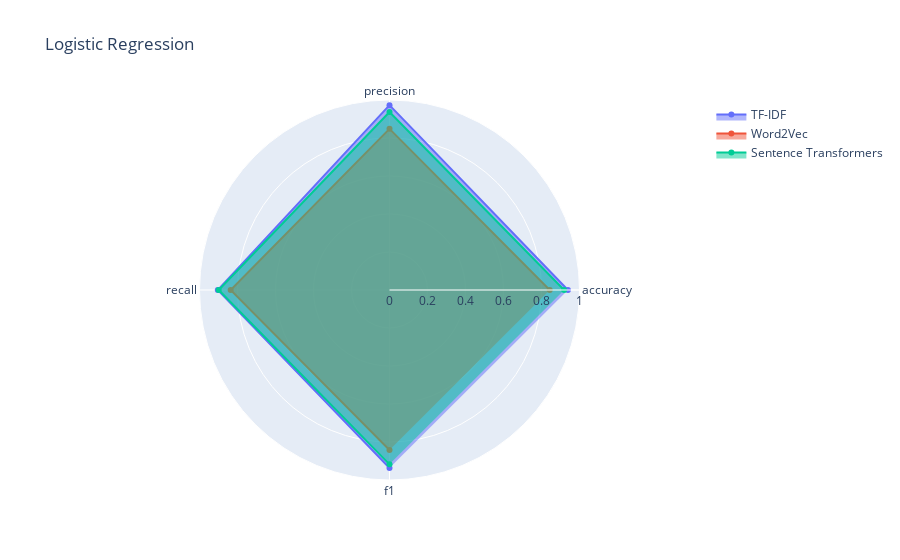
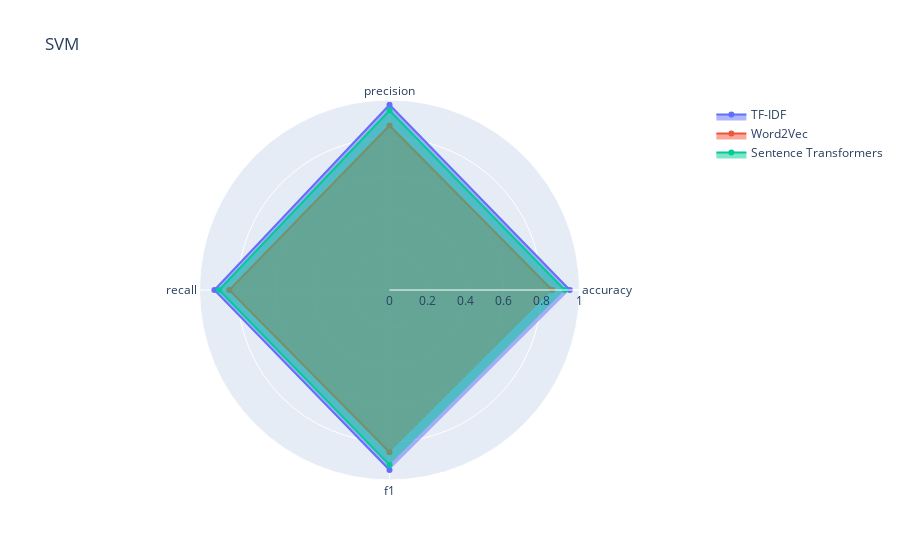
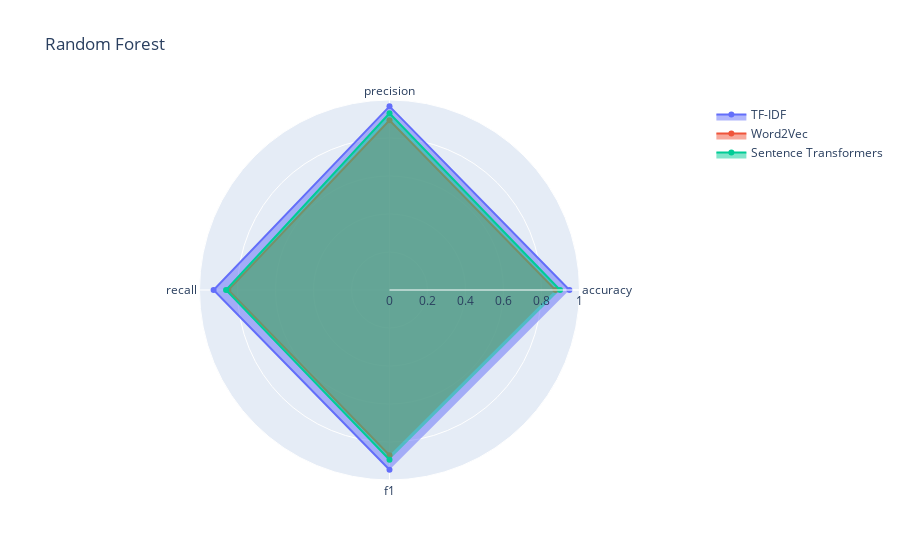

The notebook cell saved with these charts, in order:
### Markdown cell above
### Radar Chart
We use 3 radar charts, one for each classification technique, to compare the evaluation metrics for the vectorisation methods.

Built with [Plotly](https://plotly.com/python/radar-chart/)
1. Iterate over classification techniques
2. Generate figure and assign title
3. Iterate over vectorisation methods
4. Generate trace for each vectorisation method
5. theta=metrics
6. r=[evaluation scores]

### Code cell
for classifier in clf:
    fig = go.Figure()
    fig.update_layout(
        polar=dict(
            radialaxis=dict(
                visible=True,
                range=[0,1]
            )),
        title_text=classifier)
    for vectoriser in vec:
        fig.add_trace(go.Scatterpolar(
            r = [i for i in results_df.loc[vectoriser, classifier]],
            theta = metrics,
            fill = 'toself',
            name = vectoriser,
        ))
    fig.show()

### Figure 1 — Plotly figure (JSON) as saved in the notebook; plotly's stock layout.template omitted (floating-point values rounded to 4 significant figures)
{"data": [{"fill": "toself", "name": "TF-IDF", "r": [0.9391, 0.9728, 0.9036, 0.9369], "theta": ["accuracy", "precision", "recall", "f1"], "type": "scatterpolar"}, {"fill": "toself", "name": "Word2Vec", "r": [0.8431, 0.8481, 0.836, 0.8419], "theta": ["accuracy", "precision", "recall", "f1"], "type": "scatterpolar"}, {"fill": "toself", "name": "Sentence Transformers", "r": [0.9192, 0.9371, 0.8989, 0.9175], "theta": ["accuracy", "precision", "recall", "f1"], "type": "scatterpolar"}], "layout": {"polar": {"radialaxis": {"range": [0, 1], "visible": true}}, "title": {"text": "Logistic Regression"}}}

### Figure 2 — Plotly figure (JSON) as saved in the notebook; plotly's stock layout.template omitted (floating-point values rounded to 4 significant figures)
{"data": [{"fill": "toself", "name": "TF-IDF", "r": [0.949, 0.9751, 0.9216, 0.9475], "theta": ["accuracy", "precision", "recall", "f1"], "type": "scatterpolar"}, {"fill": "toself", "name": "Word2Vec", "r": [0.8559, 0.8656, 0.8428, 0.8539], "theta": ["accuracy", "precision", "recall", "f1"], "type": "scatterpolar"}, {"fill": "toself", "name": "Sentence Transformers", "r": [0.9222, 0.9448, 0.897, 0.9202], "theta": ["accuracy", "precision", "recall", "f1"], "type": "scatterpolar"}], "layout": {"polar": {"radialaxis": {"range": [0, 1], "visible": true}}, "title": {"text": "SVM"}}}

### Figure 3 — Plotly figure (JSON) as saved in the notebook; plotly's stock layout.template omitted (floating-point values rounded to 4 significant figures)
{"data": [{"fill": "toself", "name": "TF-IDF", "r": [0.9469, 0.9666, 0.9258, 0.9457], "theta": ["accuracy", "precision", "recall", "f1"], "type": "scatterpolar"}, {"fill": "toself", "name": "Word2Vec", "r": [0.8733, 0.8931, 0.8481, 0.8698], "theta": ["accuracy", "precision", "recall", "f1"], "type": "scatterpolar"}, {"fill": "toself", "name": "Sentence Transformers", "r": [0.8977, 0.9303, 0.8603, 0.8937], "theta": ["accuracy", "precision", "recall", "f1"], "type": "scatterpolar"}], "layout": {"polar": {"radialaxis": {"range": [0, 1], "visible": true}}, "title": {"text": "Random Forest"}}}
